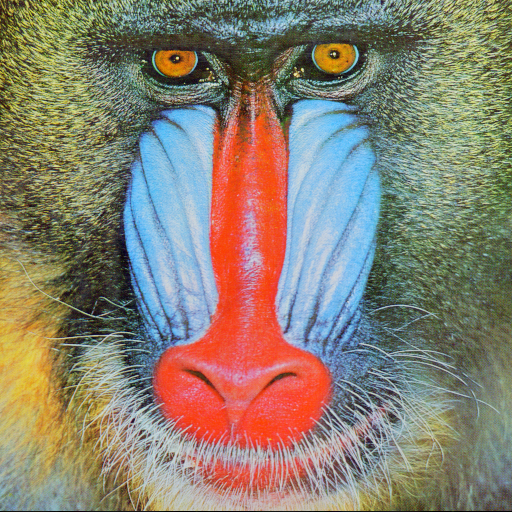
#> input picture grayscale_histogram_processing/mandrill.png, 512 x 512 px
$ python Exercise4.4.py
#> lines starting #> are read from the running program, lines starting #| are printed output that depends on the picture
import matplotlib
matplotlib.use("Agg")
import matplotlib.pyplot as plt
import numpy as np
from scipy.stats import norm
from PIL import Image
from typing import Tuple

def normal_cdf() -> Tuple[np.ndarray, np.ndarray]:
    # 使用 50 个采样点并返回 ndarray
    x = np.linspace(-4, 4, 50)
    y = norm.cdf(x)
    return x, y

def convert_rgb_to_gray(file_name: str) -> np.ndarray:
#> called with file_name = 'mandrill.png'
    assert isinstance(file_name, str)
    # 明确返回 uint8
    return np.array(Image.open(file_name).convert("L"), dtype=np.uint8)
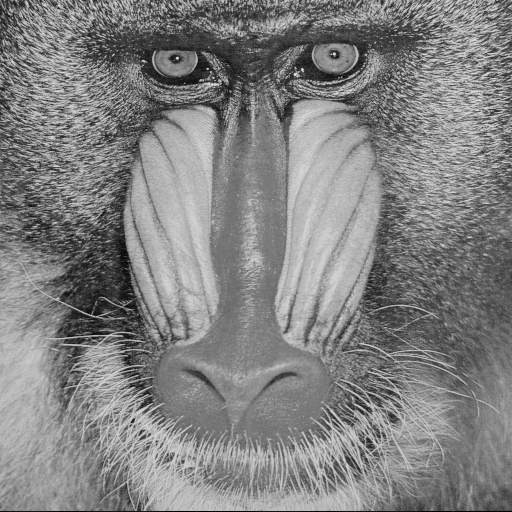
#> returned value: shape (512, 512); min 0, max 231, mean 129.6

def histogram_equalize(img_gray: np.ndarray) -> Tuple[np.ndarray, np.ndarray]:
    assert isinstance(img_gray, np.ndarray) and img_gray.ndim == 2

    # 直方图与 CDF
    hist = np.bincount(img_gray.ravel(), minlength=256)
#> hist = 256 values, max 2772 at index 121, min 0 at index 225, mean 1024
    cdf = hist.cumsum().astype(np.float64)
#> cdf = 256 values from 35 to 262144

    # 归一化到 [0, 255]，忽略前导零（避免除零）
    cdf_masked = np.ma.masked_equal(cdf, 0)
    cdf_norm = (cdf_masked - cdf_masked.min()) * 255.0 / (cdf_masked.max() - cdf_masked.min())
    cdf_lut = np.ma.filled(cdf_norm, 0).astype(np.uint8)  # 作为 LUT
#> cdf_lut = 256 values from 0 to 255

    # 应用 LUT
    img_equal = cdf_lut[img_gray]
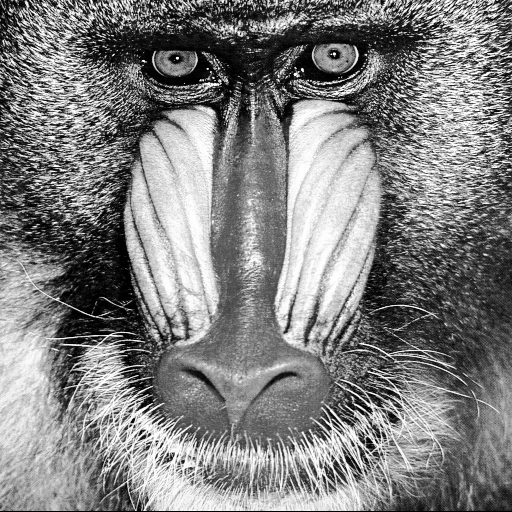
#> img_equal: shape (512, 512); min 0, max 255, mean 127.9
    return img_equal.astype(img_gray.dtype), cdf_lut

# —— 主程序 —— #
mandrill_1 = convert_rgb_to_gray("mandrill.png")
mandrill_2, cdf = histogram_equalize(mandrill_1)
#> cdf = 256 values from 0 to 255
x, y = normal_cdf()

plt.figure(figsize=(12, 8))

# (1) 原图
plt.subplot(231), plt.title("Before"), plt.axis("off")
plt.imshow(mandrill_1, cmap="gray")

# (2) 正态 CDF
plt.subplot(232), plt.title("Normal cdf")
plt.plot(x, y)
plt.xlabel("x"), plt.ylabel("Probability")

# (3) 均衡化后
plt.subplot(233), plt.title("After"), plt.axis("off")
plt.imshow(mandrill_2, cmap="gray")

# (4) 原图直方图
plt.subplot(234), plt.title("Histogram 1"), plt.xlim(0, 255)
plt.hist(mandrill_1.ravel(), bins=256, range=(0, 256), color="steelblue")

# (5) 转换函数（CDF 映射）
plt.subplot(235), plt.title("Transformation")
plt.plot(np.arange(256), cdf, color="darkorange")
plt.xlabel("Input intensity"), plt.ylabel("Equalized intensity")
plt.xlim(0, 255), plt.ylim(0, 255)

# (6) 均衡化后直方图
plt.subplot(236), plt.title("Histogram 2"), plt.xlim(0, 255)
plt.hist(mandrill_2.ravel(), bins=256, range=(0, 256), color="gray")

plt.tight_layout()
plt.savefig("mandrill_equalized.png")
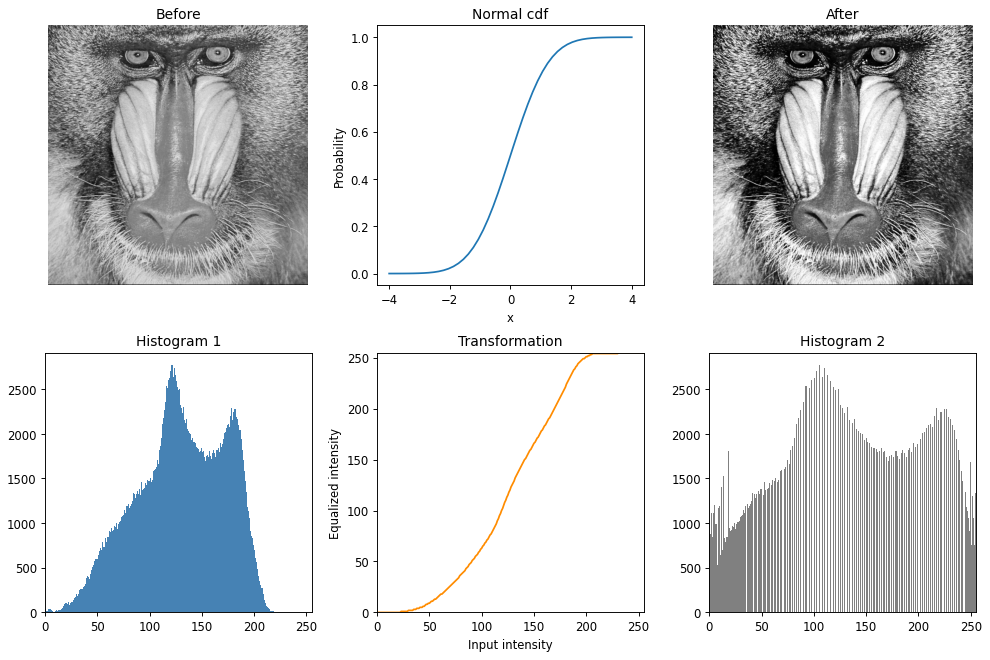
#> figure drawn by matplotlib, 6 panels; panel 2: curve peaks at x = 4, y = 1; panel 4: tallest bar 2772 high, from x = 121 to 122; panel 5: curve peaks at x = 231, y = 255; panel 6: tallest bar 2772 high, from x = 105 to 106
print("直方图均衡化完成并已保存为 mandrill_equalized.png")
